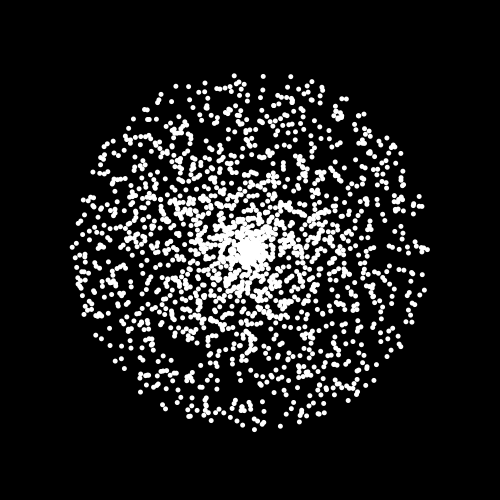
Frame 1 (no input)
Frame 60 (the mouse pressed at the canvas centre just before this capture): identical to frame 1, image omitted
Frame 120 (the mouse held since frame 60 and released just before this capture): identical to frame 1, image omitted

The Processing sketch that drew this single still picture (run headless with seeded random() and noise(); from frame 60 on, the mouse is pressed at the canvas centre):

// Processing sketch: processing_62167
// ── processing_62167.pde

void setup() {
  size(500, 500);

  smooth();
}


void draw() {
  background(0);

  noStroke();
  fill(255);
  ellipseMode(CENTER);

  translate(width/2, height/2);
  
  randomSeed(312);  // Immer die gleiche Zufallsfolge
  
  float numberOfDots = 2000;
  float radius = 180;

  for (int j = 0; j < numberOfDots; j++) {

    float randomangle = random(0, TWO_PI);   // Zufaelliger Winkel von 0 - 360 Grad
    
    float randomradius = radius * random(0, 1);   // Zufaelliger Radius (Verteilung konzentrierter zur Mitte hin)

    float x = -sin(randomangle) * randomradius; 
    float y = cos(randomangle) * randomradius; 

    ellipse(x, y, 5, 5);
  }
}
